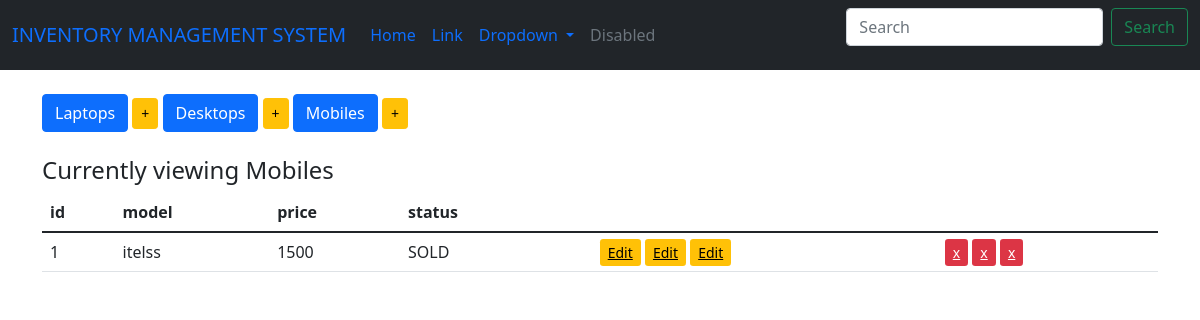
Screenshot of /display_mobile with the database file from the repository.
### inventory/models.py (models this page shows, shortened)
class Device(models.Model):#name of the table
	type=models.CharField(max_length=10,blank=False)#name of the column
	price=models.IntegerField()
	choices =(
		('availlable','Item ready to be purchased'),
		('SOLD','Item sold'),
		('RESTOCKING','item restoking in few days'))
	status =models.CharField(max_length=10,choices=choices,default="SOLD")#availlable ,sold,restocking
	Issues=models.CharField(max_length=100,default="No Issues")
	class Meta:#this one it declare this class as the base class that will inherit the other classes
		abstract= True

class Mobile(Device):#its inheriting everything from class device
	pass

### inventory/views.py (the view)
# urls.py: path('display_mobile',views.display_mobile,name='display_mobile'),
def display_mobile(request):
	items= Mobile.objects.all()
	context = {
	'items':items,
	'header':'Mobiles'
	}
	return render(request, 'index.html',context)

### inventory/templates/index.html
{% extends 'base.html'%}
{% block body %}<br/>
<div class="button-group">
	<a href="{%url 'display_laptops' %}" class="btn btn-primary btn-md" role="button">Laptops</a>
	<a href="{%url 'add_laptop' %}" class="btn btn-warning btn-sm" role="button">+</a>
	<a href="{%url 'display_desktop' %}" class="btn btn-primary btn-md" role="button">Desktops</a>
	<a href="{%url 'add_desktop' %}" class="btn btn-warning btn-sm" role="button">+</a>
	<a href="{%url 'display_mobile' %}" class="btn btn-primary btn-md" role="button">Mobiles</a>
	<a href="{%url 'add_mobile' %}" class="btn btn-warning btn-sm" role="button">+</a>
</div><br/>
<h4>Currently viewing {{header}}</h4>
	<table class="table table-hover"><thead><tr><th>id</th>
	<th>model</th>
<th>price</th>
<th>status</th>
</tr></thead><tbody>{% for item in items%}
<tr><td>{{item.pk}}
<td>{{item.type}}</td>
<td>{{item.price}}</td>
<td>{{item.status}}</td>
<td>{{item.issues}}</td>
<td>
	<a href="{%url 'edit_laptop' item.id %}" class="btn-warning btn-sm"role="button">Edit</a>
	<a href="{%url 'edit_desktop' item.id %}" class="btn-warning btn-sm"role="button">Edit</a>
	<a href="{%url 'edit_mobile' item.id %}" class="btn-warning btn-sm"role="button">Edit</a>
</td>
<td>
	<a href="{%url 'delete_laptop' item.id %}" class="btn-danger btn-sm"role="button">x</a>
	<a href="{%url 'delete_desktop' item.id %}" class="btn-danger btn-sm"role="button">x</a>
	<a href="{%url 'delete_mobile' item.id %}" class="btn-danger btn-sm"role="button">x</a>
</td>
</td></tr>
{% endfor %}</tbody> </table>
{% endblock %}

### rows the page displays
Mobile: pk "1", type "itelss", price "1500", status "SOLD"

### other values shown
{{ header }} "Mobiles"
